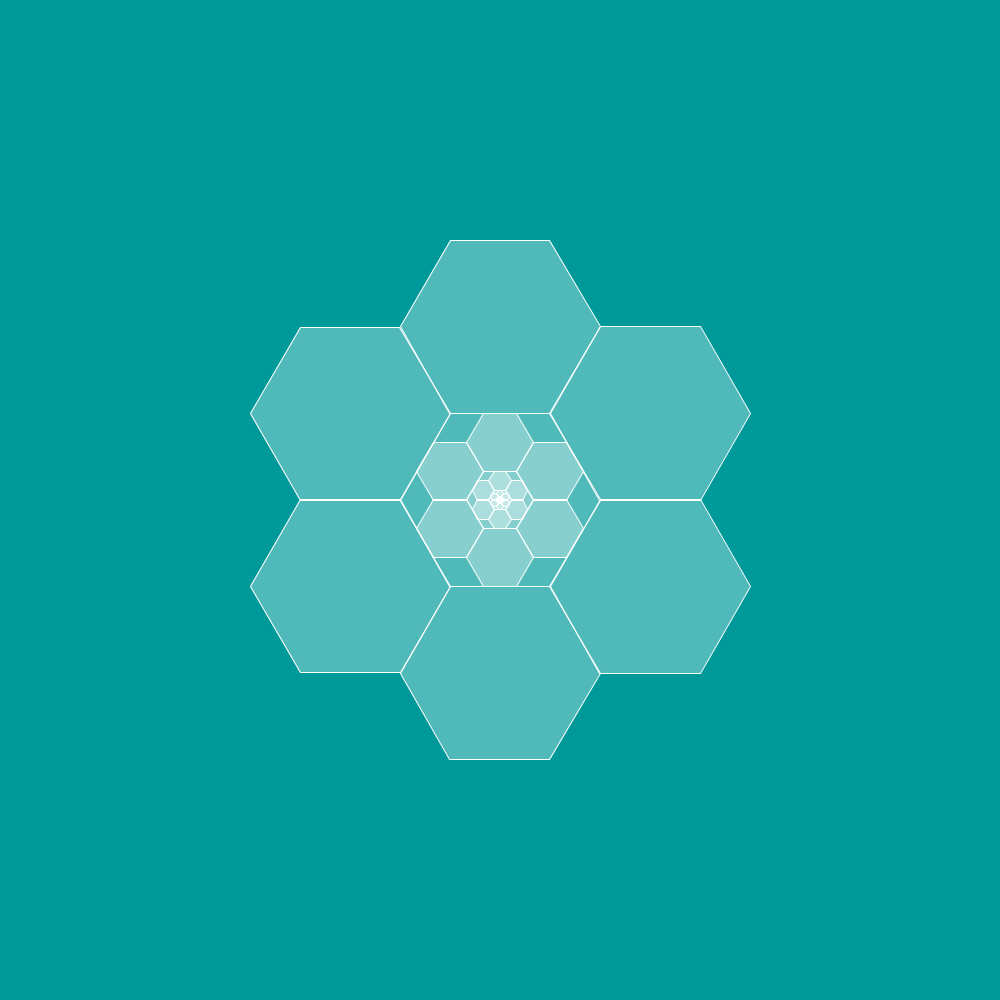
Frame 1 (no input)
Frame 60 (the mouse pressed at the canvas centre just before this capture): identical to frame 1, image omitted
Frame 120 (the mouse held since frame 60 and released just before this capture): identical to frame 1, image omitted

The Processing sketch that drew this single still picture (run headless with seeded random() and noise(); from frame 60 on, the mouse is pressed at the canvas centre):

// Processing sketch: hexagon10forloop
// ── hexagon10forloop.pde
float theta;
float inCircR = 86.6;
float inCircR2 = 173.2;
float dist = 150;
float r = 100;
float b = 1;
void setup(){
    size(1000,1000);
      background(0,153,153);
branch(100);

 

}
void draw(){

}


void polygon(float x, float y, float radius) {
  float angle = TWO_PI / 6;
    fill(255,255,255,80);
stroke(255);
  beginShape();

  for (float a = 0; a < TWO_PI; a += angle) {

    float sx = x + cos(a) * radius;
    float sy = y + sin(a) * radius;
    vertex(sx, sy);
  }
  endShape(CLOSE);
}

void branch(float len){
 
  translate(width/2,height/2);
  //rotate(PI/2);
 
//polygon(0,0,300);
 

for(int i=0; i<5; i++){
  //midden 
  polygon(0,0,r);
  
 //links 
   polygon(-150/b,86.2/b,r);
  polygon(-150/b,-86.2/b,r);
  
  //onderboven
  polygon(0, 173.2/b, r);
  polygon(0,-173.2/b, r);
  
  //rechts
  polygon(150/b, 86.6/b, r);
  polygon(150/b, -86.6/b, r);
  
    r = r/3;
    b = b*3;

}
//  Midden
  // polygon(-150/3,86.6/3,100/3);
  //polygon(-150/3,-86.6/3,100/3);
  //polygon(0,0,100/3);
  //polygon(0,173.2/3,100/3);
  //polygon(0,-173.2/3,100/3);
  //polygon(150/3,86.6/3,100/3);
  //polygon(150/3,-86.6/3,100/3);
  
  
  ////boven
  //polygon(-150/3 ,86.6/3-173.2 ,100/3);
  //polygon(-150/3 ,-86.6/3-173.2 ,100/3);
  //polygon(0,0-173.2,100/3);
  //polygon(0,173.2/3-173.2 ,100/3);
  //polygon(0,-173.2/3-173.2 ,100/3);
  //polygon(150/3 ,86.6/3-173.2 ,100/3);
  //polygon(150/3 ,-86.6/3-173.2 ,100/3);
  
  ////linksonder
  //polygon(-150/3-150,86.6/3+86.6,100/3);
  //polygon(-150/3-150,-86.6/3+86.6,100/3);
  //polygon(-150,+86.6,100/3);
  //polygon(0-150,173.2/3+86.6,100/3);
  //polygon(0-150,-173.2/3+86.6,100/3);
  //polygon(150/3-150,86.6/3+86.6,100/3);
  //polygon(150/3-150,-86.6/3+86.6,100/3);
  
  //  //linksboven
  //polygon(-150/3-150, 86.6/3-86.6, 100/3);
  //polygon(-150/3-150, -86.6/3-86.6, 100/3);
  //polygon(-150, -86.6, 100/3);
  //polygon(0-150, 173.2/3-86.6, 100/3);
  //polygon(0-150, -173.2/3-86.6, 100/3);
  //polygon(150/3-150, 86.6/3-86.6, 100/3);
  //polygon(150/3-150, -86.6/3-86.6, 100/3);
  
  
  //  //rechtsboven
  //polygon(-150/3+150, 86.6/3-86.6, 100/3);
  //polygon(-150/3+150, -86.6/3-86.6, 100/3);
  //polygon(150, -86.6, 100/3);
  //polygon(150, 173.2/3-86.6, 100/3);
  //polygon(150, -173.2/3-86.6, 100/3);
  //polygon(150/3+150, 86.6/3-86.6, 100/3);
  //polygon(150/3+150, -86.6/3-86.6, 100/3);
  
  //   //rechtsonder
  //polygon(-150/3+150, 86.6/3+86.6, 100/3);
  //polygon(-150/3+150, -86.6/3+86.6, 100/3);
  //polygon(150, 86.6, 100/3);
  //polygon(150, 173.2/3+86.6, 100/3);
  //polygon(150, -173.2/3+86.6, 100/3);
  //polygon(150/3+150, 86.6/3+86.6, 100/3);
  //polygon(150/3+150, -86.6/3+86.6, 100/3);
  
  //  //boven
  //polygon(-150/3 ,86.6/3+173.2 ,100/3);
  //polygon(-150/3 ,-86.6/3+173.2 ,100/3);
  //polygon(0,173.2,100/3);
  //polygon(0,173.2/3+173.2 ,100/3);
  //polygon(0,-173.2/3+173.2 ,100/3);
  //polygon(150/3 ,86.6/3+173.2 ,100/3);
  //polygon(150/3 ,-86.6/3+173.2 ,100/3);
  
}
